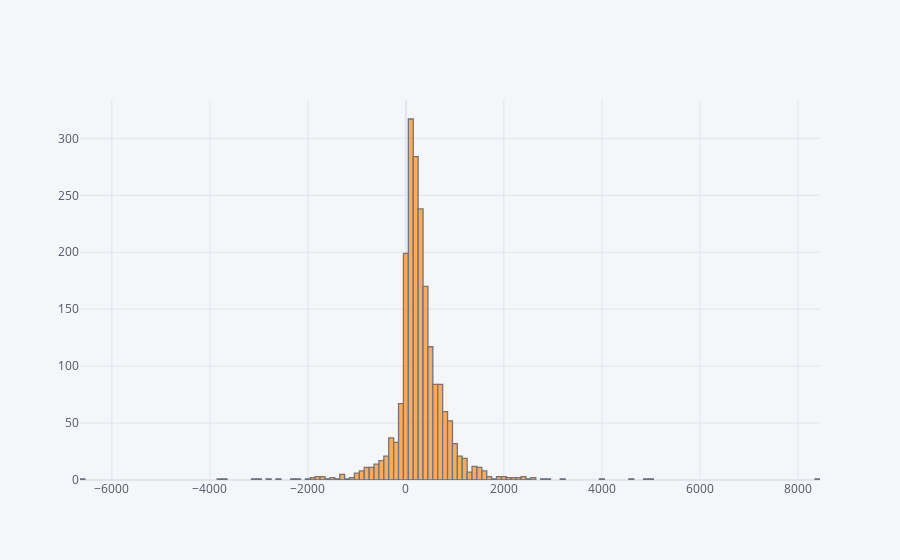

Notebook source saved alongside this figure:
### Code cell
data['Profit'].iplot(kind='hist')

### Figure 1 — Plotly figure (JSON) as saved in the notebook; plotly's stock layout.template omitted (floating-point values rounded to 4 significant figures; data arrays with more than 128 entries replaced by an {"elided": "..."} marker saying what was removed)
{"data": [{"histfunc": "count", "histnorm": "", "marker": {"color": "rgba(255, 153, 51, 1.0)", "line": {"color": "#4D5663", "width": 1.3}}, "name": "Profit", "opacity": 0.8, "orientation": "v", "type": "histogram", "x": {"elided": "2000 float values"}}], "layout": {"barmode": "overlay", "legend": {"bgcolor": "#F5F6F9", "font": {"color": "#4D5663"}}, "paper_bgcolor": "#F5F6F9", "plot_bgcolor": "#F5F6F9", "title": {"font": {"color": "#4D5663"}}, "xaxis": {"gridcolor": "#E1E5ED", "showgrid": true, "tickfont": {"color": "#4D5663"}, "title": {"font": {"color": "#4D5663"}, "text": ""}, "zerolinecolor": "#E1E5ED"}, "yaxis": {"gridcolor": "#E1E5ED", "showgrid": true, "tickfont": {"color": "#4D5663"}, "title": {"font": {"color": "#4D5663"}, "text": ""}, "zerolinecolor": "#E1E5ED"}}}
